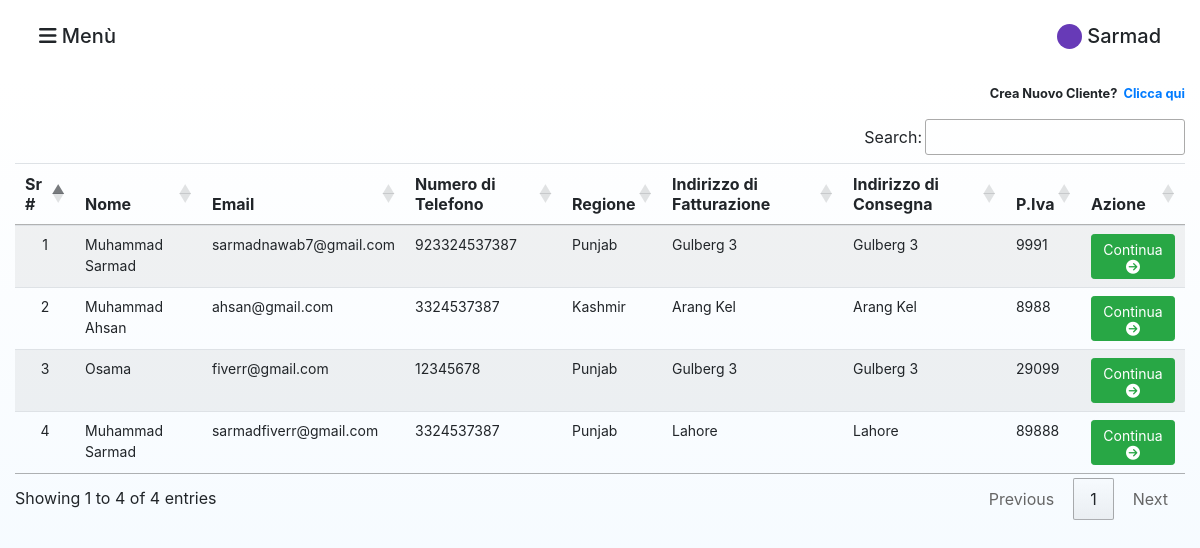
Page /agent/sarmad/customers/ (signed in) on the committed database.
### agents/models.py (models this page shows, shortened)
class Customer(models.Model):
    name = models.CharField(max_length=64)
    email = models.CharField(max_length=64)
    phone = models.IntegerField()
    region = models.CharField(max_length=64)
    billing_address = models.CharField(max_length=400)
    delivery_address = models.CharField(max_length=400)
    vat_number = models.IntegerField()
    pub_date = models.DateTimeField('date published')
    created_by = models.ForeignKey(settings.AUTH_USER_MODEL, on_delete=models.CASCADE, related_name="agent", blank=True)

### agents/views.py (the view)
# urls.py: path("agent/<str:agent_name>/customers/", views.customers, name="customers"),
def customers(request, agent_name):
    if not request.user.is_authenticated:
        return HttpResponseRedirect(reverse("agents:index"))
    else:
        user = request.user
        customers = Customer.objects.filter(created_by=user)
        if request.method == "POST":
            selected_customer = request.POST["customer"]
            request.session["selected_customer"] = [selected_customer]
            return HttpResponseRedirect(reverse("agents:products"))
        return render(request, "agents/customers.html", {
            "user": user,
            "agent_name": agent_name,
            "customers": customers
        })

### agents/templates/agents/customers.html (shortened to what this page needs)
{% extends "agents/layout.html" %}
{% load static %}
{% block body %}
{% include "agents/sidenav.html" %}
    <div class="parent-div-products-page ">
        <div class="container-fluid">
            <div class="row align-items-center">
                <div class="col-12 mt-1 mb-3">
                    <div style="float: right;" class="btn-group" role="group">
                        <small>Crea Nuovo Cliente? &nbsp;<a href="{% url 'agents:add_customer' user.username %}">Clicca qui</a></small>
                    </div>
                </div>
                {% if customers %}
                    <div class="col-12">
                        <div class="table-responsive">
                            <table id="customers_table" class="table table-striped">
                                <thead>
                                <tr>
                                    <th align="center">Sr #</th>
                                    <th>Nome</th>
                                    <th>Email</th>
                                    <th>Numero di Telefono</th>
                                    <th>Regione</th>
                                    <th>Indirizzo di Fatturazione</th>
                                    <th>Indirizzo di Consegna</th>
                                    <th>P.Iva</th>
                                    <th>Azione</th>
                                </tr>
                                </thead>
                                <tbody>
                                    {% for customer in customers %}
                                <tr class="col-form-label col-form-label-sm">
                                        <td align="center">{{ forloop.counter }}</td>
                                        <td>{{customer.name|capfirst}}</td>
                                        <td>{{customer.email}}</td>
                                        <td>{{customer.phone}}</td>
                                        <td>{{customer.region|capfirst}}</td>
                                        <td>{{customer.billing_address}}</td>
                                        <td>{{customer.delivery_address}}</td>
                                        <td>{{customer.vat_number}}</td>
                                        <td>
                                            <a href="{% url 'agents:redirectToProducts' customer.id %}" class="btn btn-success btn-sm">Continua <i class="fas fa-arrow-circle-right"></i></a>
                                        </td>
                                </tr>
                                {% endfor %}
                                </tbody>
                            </table>
                        </div>
                    </div>
                {% else %}
                    <div align="center" class="col-12 mt-5">
                        <img class="w-25" src="{% static 'agents/images/not_found.svg' %}"/>
                        <h5 class="col-form-label col-form-label-md pt-3">Nessun cliente esiste.</h5>
                      </div>
                {% endif %}
            </div>
        </div>
    </div>
{% endblock %}

### agents/templates/agents/sidenav.html (shortened to what this page needs)
  <div class="container-fluid">
    <div class="row pt-4 pb-4 pl-4 pr-4">
      <div class="col-6">
        <h5 style="cursor:pointer" onclick="openNav()"><i class="fas fa-bars"></i> Menù</h5>
      </div>
      <div class="col-6">
        {% if user%}
            <div style="float: right;">
              <span class="dot"></span>
              <h5 class="agent-username" style="float: right;"> {{user.username}}</h5>
            </div>
        {% endif %}
      </div>
    </div>
  </div>

### staticfiles/agents/css/style.css (style rules this page uses)
body { font-family: Circular, -apple-system, BlinkMacSystemFont, Roboto, Helvetica Neue, sans-serif; -webkit-font-smoothing: antialiased; }
.parent-div-products-page { background: linear-gradient(0deg, aliceblue, transparent); min-height: -webkit-fill-available; }
.dot { margin-right: 5px; height: 25px; width: 25px; background-color: #673AB7; border-radius: 50%; display: inline-block; }
.agent-username { text-transform: capitalize; }
.small, small { font-size: 80%; font-weight: bold; }

### rows in the picture
Customer: name "Muhammad Sarmad", email "sarmadnawab7@gmail.com", phone "923324537387", region "Punjab", billing_address "Gulberg 3", delivery_address "Gulberg 3", vat_number "9991"
Customer: name "Muhammad Ahsan", email "ahsan@gmail.com", phone "3324537387", region "Kashmir", billing_address "Arang Kel", delivery_address "Arang Kel", vat_number "8988"
Customer: name "Osama", email "fiverr@gmail.com", phone "12345678", region "Punjab", billing_address "Gulberg 3", delivery_address "Gulberg 3", vat_number "29099"
Customer: name "Muhammad Sarmad", email "sarmadfiverr@gmail.com", phone "3324537387", region "Punjab", billing_address "Lahore", delivery_address "Lahore", vat_number "89888"

### other values in the picture
{{ user.username }} "Sarmad"
